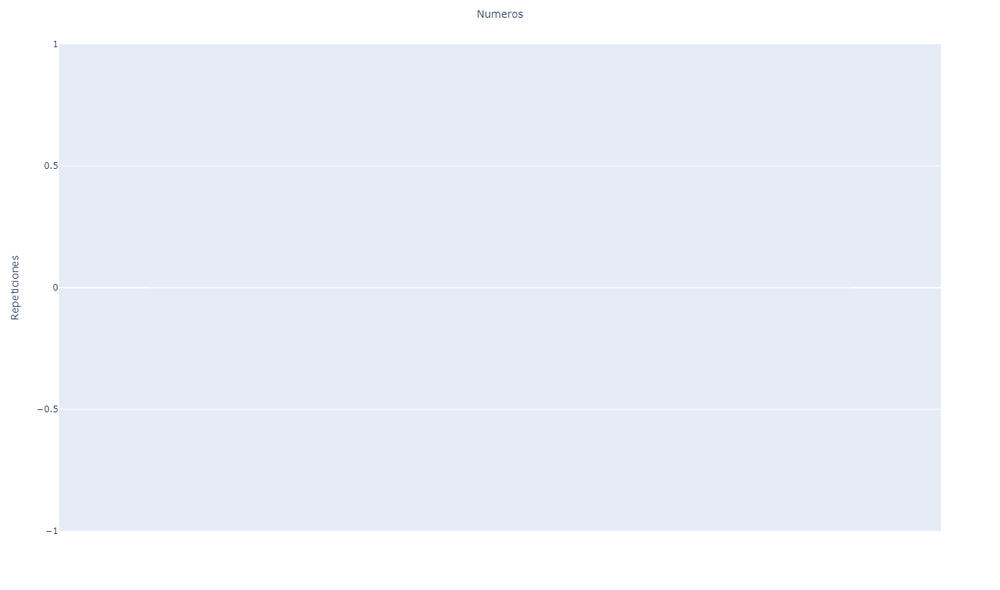
#> input picture GUI/GUI/Histogram_Images/hBG.png, 1000 x 590 px, shrunk from 1355 x 800 before the run
$ python LBP.py ../Histogram_Images/hBG.png ../Histogram_Images/histogram.png
#> lines starting #> are read from the running program, lines starting #| are printed output that depends on the picture; after the words box and inside, x2 and y2 are one past the last pixel; in counts of white or black regions, pixels touching at a corner belong together
import cv2
import numpy as np
import matplotlib.pyplot as plt
import sys

def lbp_effect(file, save):
    # Cargar imagen en escala de grises y recortarla
#> called with file = '../Histogram_Images/hBG.png', save = '../Histogram_Images/histogram.png'
    img = cv2.imread(file, cv2.IMREAD_GRAYSCALE)[1:-1, 1:-1]
#> img: shape (588, 998); min 52, max 255, mean 240.3

    # Calcular patrones LBP
    lbp = np.zeros_like(img, dtype=np.int64)
    for i in range(8):
        shifted_img = np.roll(np.roll(img, -1 + i // 3, axis=0), -1 + i % 3, axis=1)
        lbp += (shifted_img >= img) * (1 << i)
#> this loop made 8 passes
#> pass 1, in lbp_effect, `lbp += (shifted_img >= img) * (1 << i)`:
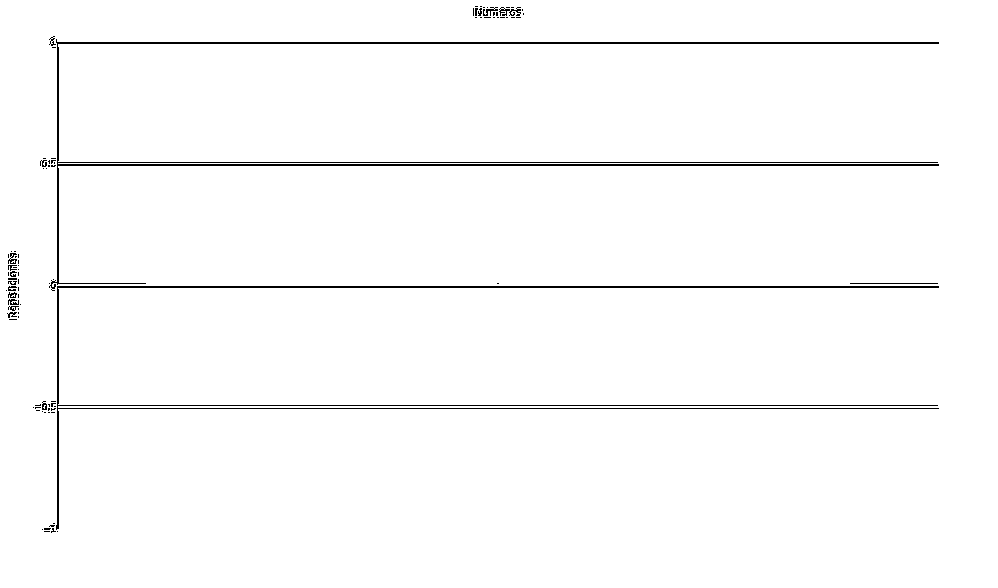
#> lbp: shape (588, 998) int64; values 0 (black) and 1 (white), 98.3% white; black in thin lines or dots, all inside (x1, y1, x2, y2) = (6, 6, 939, 533)
#> pass 2, in lbp_effect, `lbp += (shifted_img >= img) * (1 << i)`:
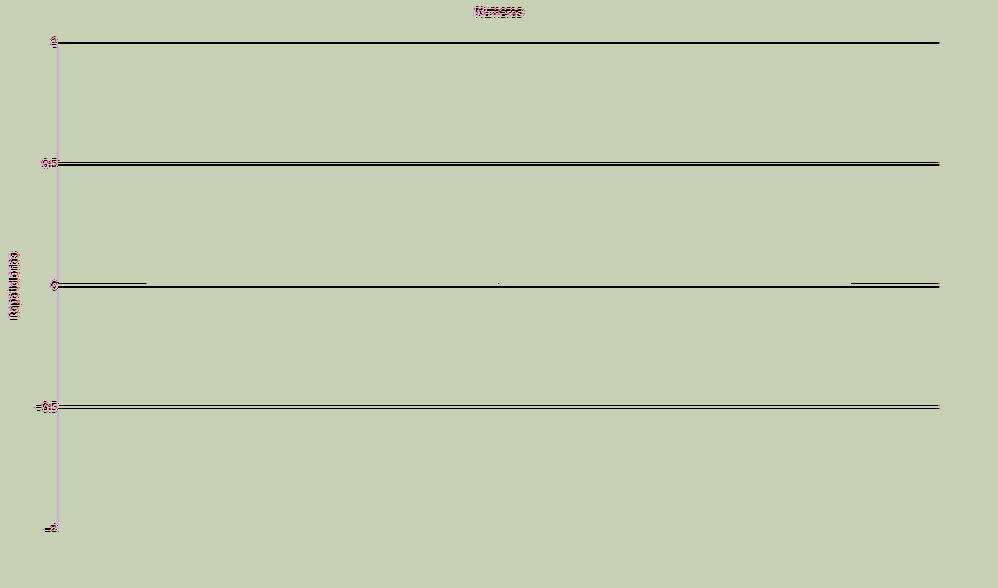
#> lbp: shape (588, 998) int64; 4 distinct labels, from 0 to 3; one colour per label, 0 black
#> after the loop:
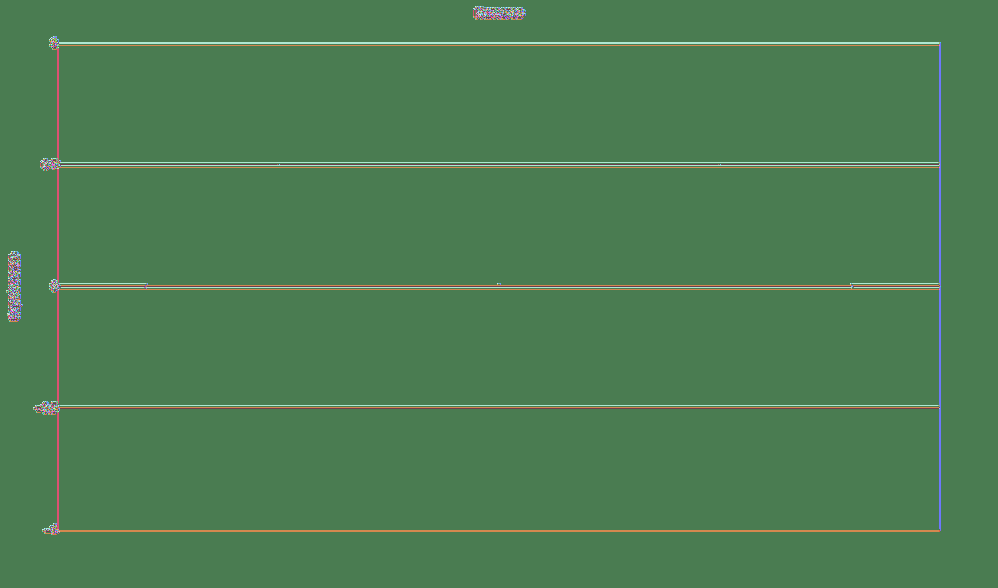
#> lbp: shape (588, 998) int64; 121 distinct labels, from 16 to 255; one colour per label, 0 black

    lbp_img = cv2.convertScaleAbs(lbp.astype(np.uint8))
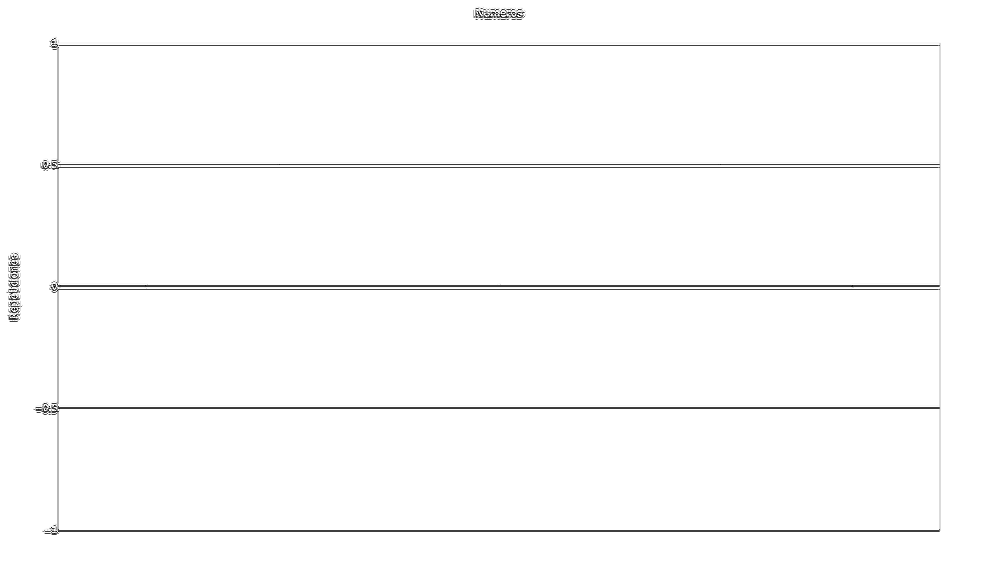
#> lbp_img: shape (588, 998); min 16, max 255, mean 251.5
    cv2.imwrite(f'{save}/LBP_Gray.png', lbp_img)

    # Mostrar histograma LBP
    plt.hist(lbp.ravel(), bins=np.arange(257))
    plt.savefig(f'{save}/LBP_Histogram.png')
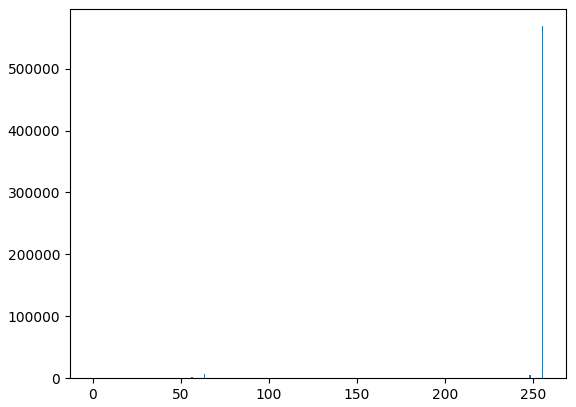
#> figure drawn by matplotlib, 1 panel; tallest bar 568544 high, from x = 255 to 256
    plt.show()

lbp_effect(sys.argv[1], sys.argv[2])
